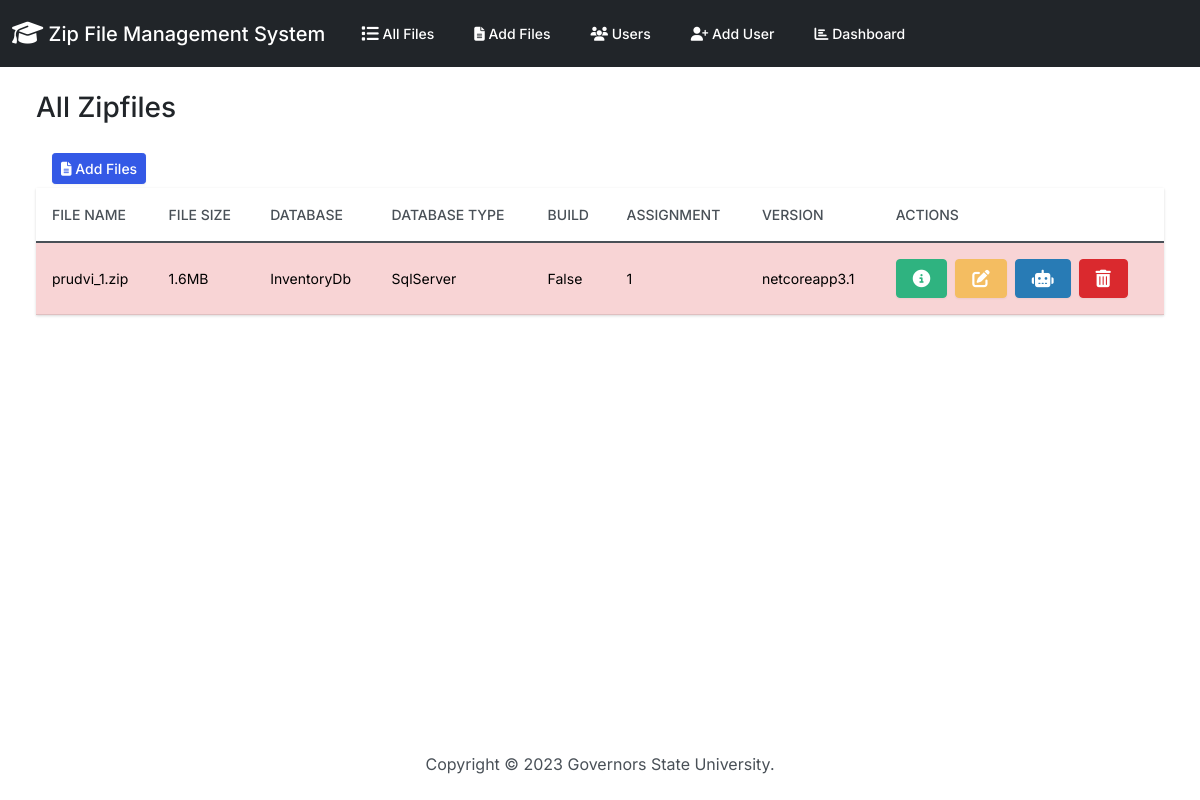
The page / on the database its author committed.
### zipfiles/models.py (models this page shows, shortened)
class File_Results(models.Model):
    id_number = models.PositiveIntegerField(null=True)
    f_name = models.CharField(max_length=255, null=True)
    f_size = models.CharField(max_length=50, null=True)
    myfiles = models.FileField(upload_to="")
    user_name = models.ForeignKey(
        'UserNamesList',
        on_delete=models.CASCADE,
        db_column='user_name',
        default=None
    )
    db_name = models.CharField(max_length=50, null=True)
    db_type = models.CharField(max_length=50, null=True)
    is_build_succeeded = models.CharField(max_length=50, null=True)
    dotnet_version = models.CharField(max_length=20, null=True)
    error_details = models.TextField(null=True)
    assignment_number = models.IntegerField(null=True)
    folder_name = models.CharField(max_length=50, null=True)
    instruction_passed = models.CharField(max_length=50, null=True)

### zipfiles/views.py (the view)
# urls.py: path('', views.index, name='index'),
def index(request):
  failed_files = request.session.pop('failed_files', [])
  file_results = File_Results.objects.all()
  return render(request, 'zipfiles/index.html', {
    'zipfiles': file_results,
    'failed_files': failed_files
  })

### zipfiles/templates/zipfiles/index.html (shortened to what this page needs)
{% extends "zipfiles/base.html" %}
{% block body %}
<h3 class="m-4">All Zipfiles</h3>
<div class="row">
  <div class="col-12">
    {% if zipfiles %}
    <div class="ms-4 me-4 mb-4">
      <a class="btn btn-primary btn-sm mx-3 my-1" href="{% url 'add' %}">
        <i class="fas fa-file-alt"></i> Add Files
      </a>
      <div>
        <table class="table table-hover">
          <thead class="thead-dark">
            <tr>
              <th scope="col">File name</th>
              <th scope="col">File Size</th>
              <th scope="col">Database</th>
              <th scope="col">Database Type</th>
              <th scope="col">Build</th>
              <th scope="col">Assignment</th>
              <th scope="col">Version</th>
              <th scope="col">Actions</th>
            </tr>
          </thead>
          <tbody>
            {% for zipfile in zipfiles %}
              <tr {% if zipfile.is_build_succeeded == 'False' %}class="table-danger"{% endif %}>
                <td class="align-middle">{{ zipfile.f_name|default:"" }}</td>
                <td class="align-middle">{{ zipfile.f_size|default:"" }}</td>
                <td class="align-middle">{{ zipfile.db_name|default:"" }}</td>
                <td class="align-middle">{{ zipfile.db_type|default:"" }}</td>
                <td class="align-middle">{{ zipfile.is_build_succeeded|default:"" }}</td>
                <td class="align-middle">{{ zipfile.assignment_number|default:"" }}</td>
                <td class="align-middle">{{ zipfile.dotnet_version|default:"" }}</td>
                <td>
                  <a class="btn btn-success me-1" href="{% url 'view_info' zipfile.id %}" data-bs-toggle="modal" data-bs-target="#myModal{{zipfile.id}}">
                  </a>
                  <a class="btn btn-warning me-1" href="{% url 'edit' zipfile.id %}">
                  </a>
                  <a class="btn btn-info me-1" href="{% url 'automate' zipfile.id %}">
                  </a>
                  <button type="button" class="btn btn-danger" data-bs-toggle="modal" data-bs-target="#delete{{zipfile.id}}">
                  </button>
                </td>
              </tr>
            {% endfor %}
          </tbody>
        </table>
      </div>
    </div>
    {% else %}
      <h5 class="alert alert-primary ms-4 me-4">No File_Results Records</h5>
    {% endif %}
  </div>
</div>
{% endblock %}

### zipfiles/templates/zipfiles/base.html (style rules this page uses)
body, table { font-size: 14px; }

### rows shown on the page
File_Results: f_name "prudvi_1.zip", f_size "1.6MB", db_name "InventoryDb", db_type "SqlServer", is_build_succeeded "False", assignment_number "1", dotnet_version "netcoreapp3.1"
